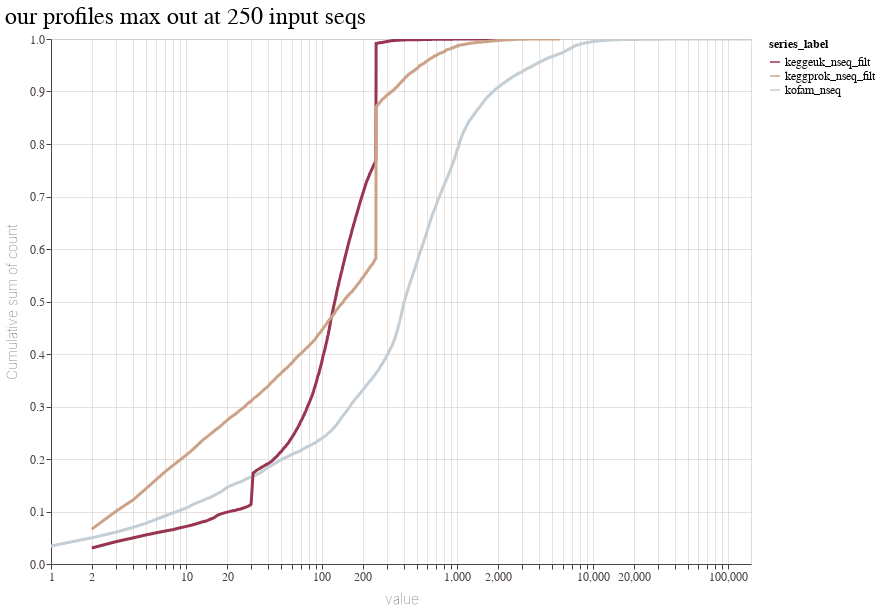

The notebook cell saved with this chart:
### Code cell
plotA, dataA = plot_cumsum_counts(kofam_summary["nseq"], x_min = 1, plot_type = "default", title = "kofam_nseq")
plotB, dataB = plot_cumsum_counts(keggeuk_summary["nseq_unfilt"], x_min = 1, plot_type = "default", title = "keggeuk_nseq_filt")
plotC, dataC = plot_cumsum_counts(keggprok_summary["nseq_unfilt"], x_min = 1, plot_type = "default", title = "keggprok_nseq_filt")

unfiltered_data = pd.concat([dataA, dataB, dataC])
plot, data = plot_cumsum_counts(unfiltered_data, formatted_data=True, plot_type='default', title = "our profiles max out at 250 input seqs")
plot

### Figure 1 — Vega-Lite specification as saved in the notebook (floating-point values rounded to 4 significant figures; data arrays with more than 128 entries replaced by an {"elided": "..."} marker saying what was removed)
{"config": {"view": {"width": 700, "height": 525}, "title": {"fontSize": 24, "font": "Nunito", "fontWeight": 400, "anchor": "start", "color": "#000000"}, "axisX": {"domain": true, "domainColor": "#4c4443", "domainWidth": 1, "grid": true, "gridColor": "#cec5c1", "gridWidth": 0.5, "labelFont": "NanumGothic", "labelFontSize": 12, "labelColor": "#4c4443", "labelAngle": 0, "labelFlush": false, "tickColor": "#4c4443", "tickSize": 5, "titleFont": "NanumGothic", "titleFontWeight": 100, "titleColor": "#4c4443", "titleFontSize": 14, "titlePadding": 10}, "axisY": {"domain": true, "domainColor": "#4c4443", "domainWidth": 1, "grid": true, "gridColor": "#cec5c1", "gridWidth": 0.5, "labelFont": "NanumGothic", "labelFontSize": 12, "labelColor": "#4c4443", "labelAngle": 0, "tickColor": "#4c4443", "tickSize": 5, "titleFont": "NanumGothic", "titleFontWeight": 100, "titleColor": "#4c4443", "titleFontSize": 14, "titlePadding": 10}, "header": {"labelFont": "NanumGothic", "labelFontSize": 16, "titleFont": "NanumGothic", "titleFontSize": 16}, "range": {"category": ["#983550", "#cca389", "#c4ced4", "#6276ba", "#b25652", "#d8c7be", "#95b5c7", "#5e51ad", "#c27c63", "#e2d9e2", "#7297c1"], "diverging": ["#983550", "#cca389", "#c4ced4", "#6276ba", "#b25652", "#d8c7be", "#95b5c7", "#5e51ad", "#c27c63", "#e2d9e2", "#7297c1"], "sequential": ["#983550", "#cca389", "#c4ced4", "#6276ba", "#b25652", "#d8c7be", "#95b5c7", "#5e51ad", "#c27c63", "#e2d9e2", "#7297c1"]}, "legend": {"labelFont": "NanumGothic", "labelFontSize": 12, "symbolSize": 100, "titleFont": "NanumGothic", "titleFontSize": 12}, "area": {"fill": "#d8c7be"}, "circle": {"fill": "#d8c7be", "size": 40, "opacity": 1, "strokeWidth": 0.2, "stroke": "#4c4443", "scheme": "category20b"}, "line": {"color": "#d8c7be", "stroke": "#d8c7be", "strokeWidth": 1.5}, "trail": {"color": "#d8c7be", "stroke": "#d8c7be", "strokeWidth": 0, "size": 1}, "path": {"stroke": "#d8c7be", "strokeWidth": 0.5}, "point": {"color": "#d8c7be", "size": 40, "strokeWidth": 0.5}, "text": {"font": "NanumGothic", "color": "#d8c7be", "fontSize": 11, "align": "right", "size": 14}, "rule": {"color": "#b3aaa7"}, "bar": {"binSpacing": 1, "continuousBandSize": 10, "fill": "#d8c7be", "stroke": false}, "tick": {"color": "#d8c7be"}}, "layer": [{"mark": {"type": "line", "color": "#c4ced4", "strokeWidth": 3}, "encoding": {"color": {"field": "series_label", "type": "nominal"}, "tooltip": [{"field": "series_label", "type": "nominal"}, {"field": "value", "type": "quantitative"}, {"field": "count", "type": "quantitative"}, {"field": "frac_cumsum", "type": "quantitative"}], "x": {"field": "value", "scale": {"domain": [1, 146800.0], "type": "log"}, "title": "value", "type": "quantitative"}, "y": {"axis": {"labelAlign": "right"}, "field": "frac_cumsum", "scale": {"domain": [0, 1]}, "title": "Cumulative sum of count", "type": "quantitative"}}, "name": "view_10", "title": "our profiles max out at 250 input seqs"}], "data": {"name": "data-ee4fc313a2163307aa6fa40a4bb844e6"}, "params": [{"name": "param_40", "select": {"type": "interval", "encodings": ["x", "y"]}, "bind": "scales", "views": ["view_10"]}], "resolve": {"scale": {"y": "independent"}}, "$schema": "https://vega.github.io/schema/vega-lite/v5.17.0.json", "datasets": {"data-ee4fc313a2163307aa6fa40a4bb844e6": {"elided": "5165 records"}}}
